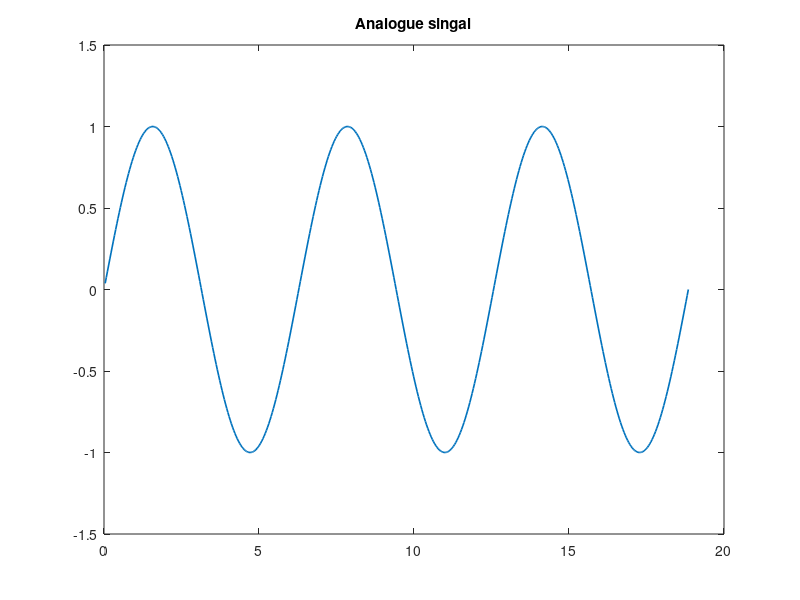
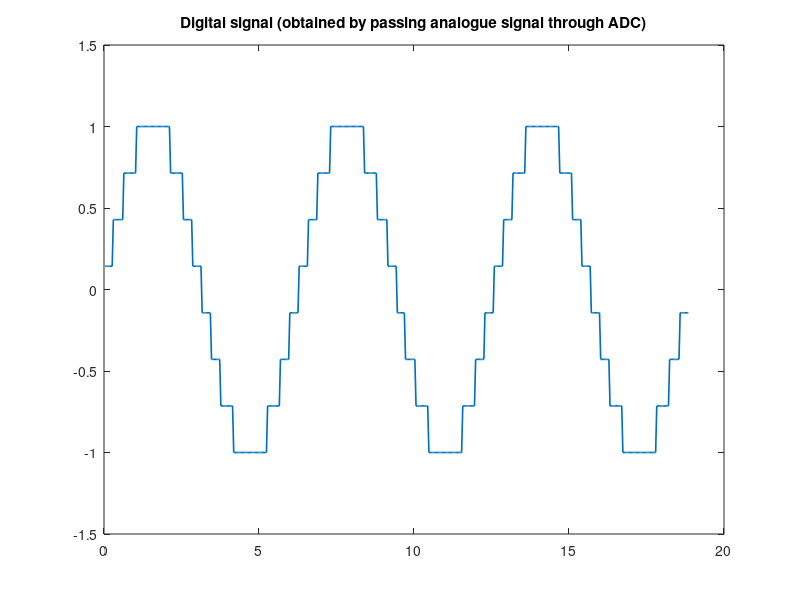

Source code (MATLAB) for these figures, in order:
%% analogue signal

numPeriods = 3;
numSamples = 500;

n = 1:numSamples;
index = n*(2*pi*numPeriods/numSamples);


amplitude = 1;
% create input sinusoid
x = amplitude*sin(index);

figure;
plot(index, x, 'LineWidth', 1.2)
title("Analogue singal")
ylim([-amplitude*1.5, amplitude*1.5])
% hold on

%% converting to digital signal

numBits = 3;
numLevels = 2^numBits;
numIntervals = numLevels - 1;

intervalWidth = amplitude/numIntervals;


% levels = [(-amplitude) : amplitude/numIntervals : amplitude];
levels = linspace((-amplitude), amplitude, numLevels);




xDigital = x;

for i = 1:length(x)
    for j = 1:numLevels -1
        % find the matching interval
        if((x(i) >= levels(j)) && (x(i) <= levels(j+1)))

            % replace value with closest level
            distLeft = x(i) - levels(j);
            distRight = levels(j+1) - x(i);
            if(distLeft < distRight)
                xDigital(i) = levels(j);
            else
                xDigital(i) = levels(j+1);
            end
        end
    end
end

figure;
plot(index, xDigital, 'LineWidth', 1.2)
title("Digital signal (obtained by passing analogue signal through ADC)")
ylim([-amplitude*1.5, amplitude*1.5])



